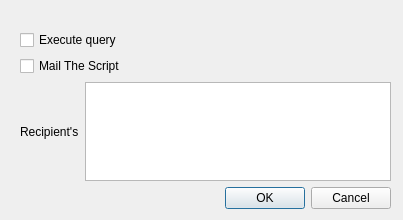
<?xml version="1.0" encoding="UTF-8"?>
<ui version="4.0">
 <class>Dialog</class>
 <widget class="QDialog" name="Dialog">
  <property name="geometry">
   <rect>
    <x>0</x>
    <y>0</y>
    <width>403</width>
    <height>220</height>
   </rect>
  </property>
  <property name="windowTitle">
   <string>Dialog</string>
  </property>
  <widget class="QWidget" name="verticalLayoutWidget">
   <property name="geometry">
    <rect>
     <x>20</x>
     <y>30</y>
     <width>371</width>
     <height>179</height>
    </rect>
   </property>
   <layout class="QVBoxLayout" name="verticalLayout_2">
    <item>
     <layout class="QHBoxLayout" name="horizontalLayout">
      <item>
       <widget class="QCheckBox" name="checkBox">
        <property name="text">
         <string>Execute query</string>
        </property>
       </widget>
      </item>
     </layout>
    </item>
    <item>
     <layout class="QHBoxLayout" name="horizontalLayout_2">
      <item>
       <widget class="QCheckBox" name="checkBox_2">
        <property name="text">
         <string>Mail The Script</string>
        </property>
       </widget>
      </item>
     </layout>
    </item>
    <item>
     <layout class="QHBoxLayout" name="horizontalLayout_3">
      <item>
       <widget class="QLabel" name="label_3">
        <property name="text">
         <string>Recipient's</string>
        </property>
       </widget>
      </item>
      <item>
       <widget class="QTextEdit" name="textEdit"/>
      </item>
     </layout>
    </item>
    <item>
     <widget class="QDialogButtonBox" name="buttonBox">
      <property name="orientation">
       <enum>Qt::Horizontal</enum>
      </property>
      <property name="standardButtons">
       <set>QDialogButtonBox::Cancel|QDialogButtonBox::Ok</set>
      </property>
     </widget>
    </item>
   </layout>
  </widget>
  <zorder>verticalLayoutWidget</zorder>
  <zorder>checkBox_2</zorder>
  <zorder>checkBox</zorder>
  <zorder>checkBox_2</zorder>
 </widget>
 <resources/>
 <connections>
  <connection>
   <sender>buttonBox</sender>
   <signal>accepted()</signal>
   <receiver>Dialog</receiver>
   <slot>accept()</slot>
   <hints>
    <hint type="sourcelabel">
     <x>248</x>
     <y>254</y>
    </hint>
    <hint type="destinationlabel">
     <x>157</x>
     <y>274</y>
    </hint>
   </hints>
  </connection>
  <connection>
   <sender>buttonBox</sender>
   <signal>rejected()</signal>
   <receiver>Dialog</receiver>
   <slot>reject()</slot>
   <hints>
    <hint type="sourcelabel">
     <x>316</x>
     <y>260</y>
    </hint>
    <hint type="destinationlabel">
     <x>286</x>
     <y>274</y>
    </hint>
   </hints>
  </connection>
 </connections>
</ui>
